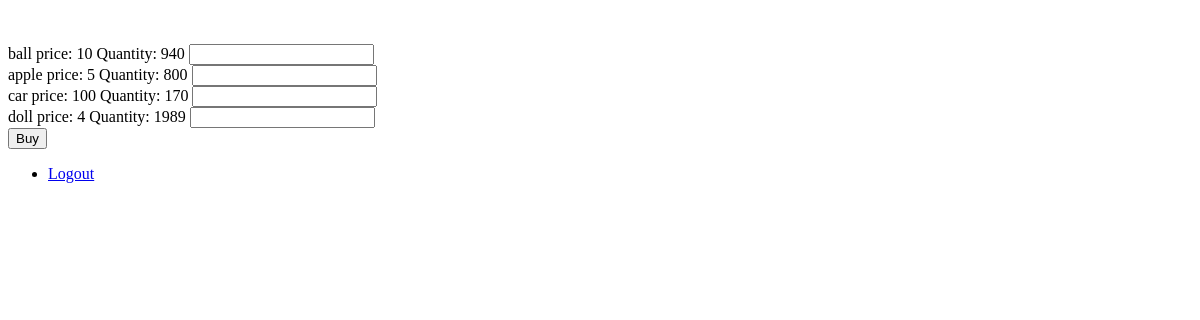
Before: / with the older database file.
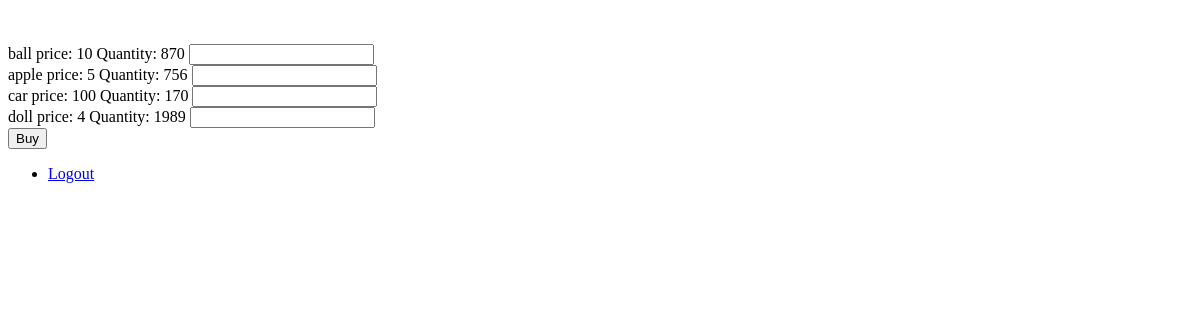
After: the same page with the newer database file.
### model.py (models this page shows)
class Product(Base):
    __tablename__ = 'product'
    id = Column(Integer, primary_key=True)
    name = Column(String, nullable=False, unique=True)
    price = Column(Integer, nullable=False)
    amount = Column(Integer)

### main.py (the view, shortened to what this page needs)
@app.route('/', methods=['GET', 'POST'])
def items():
    return index_page()

### main.py (called while the page is built)
def index_page(cookie=None):
    all_items = session.query(Product).all()
    res = make_response(render_template('index.html', data=all_items))
    if cookie:
        res.set_cookie('cookie_token', cookie)
    return res

### templates/index.html (shortened to what this page needs)
<html>
<head>
</head>
<body>
<form target="_self" method="post">
    <br><br>
{% for obj in data %}
    <label>{{obj.name}} price: {{obj.price}}  Quantity: {{obj.amount}}</label>
    <input type="number" id={{obj.name}} name={{obj.name}}><br>
{% endfor %}
    <input type="submit" value="Buy">
     <nav>
          <ul class="nav nav-pills pull-right">
            <li role="presentation" class="active"><a href="/logout">Logout</a></li>
          </ul>
     </nav>
</form>
</body>
</html>

Changed rows visible on the page:
changed Product "ball": amount "940" → "870"
changed Product "apple": amount "800" → "756"
